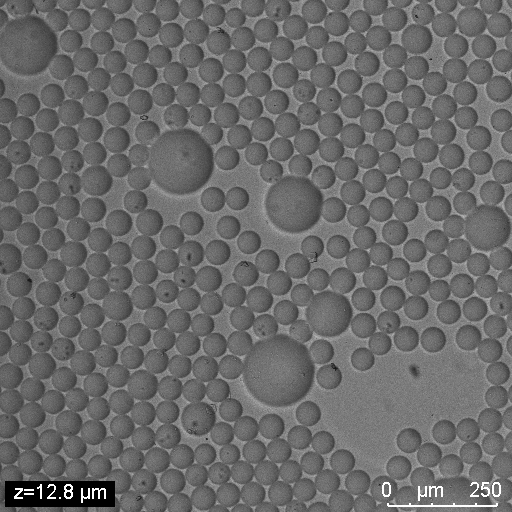
#> input picture data/input/BF image/overfocus.jpg, 512 x 512 px, found by its file name
$ python threshold_demo.py
#> lines starting #> are read from the running program, lines starting #| are printed output that depends on the picture; after the words box and inside, x2 and y2 are one past the last pixel; in counts of white or black regions, pixels touching at a corner belong together
### src/core/threshold_extractor.py
#!/usr/bin/env python3
"""
Threshold-based Pixel Extraction and Removal

This module provides threshold-based pixel extraction capabilities that can remove
pixels within specified intensity ranges. It supports various threshold methods
and can be used for selective pixel removal based on intensity values.
"""

import cv2
import numpy as np
import matplotlib.pyplot as plt
import argparse
import os
from typing import Tuple, Optional, Dict, Any, List

class ThresholdExtractor:
    """
    Threshold-based pixel extractor for removing pixels in specified intensity ranges
    """

    def __init__(self, image_path: str = None):
        """
        Initialize the threshold extractor

        Args:
            image_path: Path to input image
        """
        self.image_path = image_path
        self.original_image = None
        self.current_image = None
        self.mask = None
        self.extraction_history = []

        if image_path and os.path.exists(image_path):
            self.load_image(image_path)

    def load_image(self, image_path: str):
        """Load image for processing"""
#> called with image_path = 'data/input/overfocus.jpg'
        self.image_path = image_path
        self.original_image = cv2.imread(image_path)
#> self.original_image is the input picture: shape (512, 512, 3); min 0, max 255, mean 105.8
        if self.original_image is None:
            raise ValueError(f"Could not load image from {image_path}")

        self.current_image = self.original_image.copy()
        self.extraction_history = []
        return True

    def extract_by_intensity_range(self, min_intensity: int, max_intensity: int,
                                 removal_method: str = "black",
                                 color_space: str = "gray") -> Tuple[np.ndarray, Dict[str, Any]]:
        """
        Extract/remove pixels within specified intensity range

        Args:
            min_intensity: Minimum intensity value (0-255)
            max_intensity: Maximum intensity value (0-255)
            removal_method: How to handle extracted pixels ('black', 'white', 'transparent', 'blur', 'noise')
            color_space: Color space for analysis ('gray', 'hsv', 'lab')

        Returns:
            Tuple of (processed_image, extraction_info)
        """
#> called with min_intensity = 0, max_intensity = 50, removal_method = 'white', color_space = 'gray'
        if self.current_image is None:
            raise ValueError("No image loaded")

        # Validate intensity range
        min_intensity = max(0, min(255, int(min_intensity)))
        max_intensity = max(0, min(255, int(max_intensity)))

        if min_intensity > max_intensity:
            min_intensity, max_intensity = max_intensity, min_intensity

        # Convert to appropriate color space for analysis
        if color_space == "gray":
            analysis_image = cv2.cvtColor(self.current_image, cv2.COLOR_BGR2GRAY)
        elif color_space == "hsv":
            analysis_image = cv2.cvtColor(self.current_image, cv2.COLOR_BGR2HSV)[:,:,2]  # Use V channel
        elif color_space == "lab":
            analysis_image = cv2.cvtColor(self.current_image, cv2.COLOR_BGR2LAB)[:,:,0]  # Use L channel
        else:
            analysis_image = cv2.cvtColor(self.current_image, cv2.COLOR_BGR2GRAY)

        # Create mask for pixels in the intensity range
        self.mask = ((analysis_image >= min_intensity) & (analysis_image <= max_intensity)).astype(np.uint8) * 255
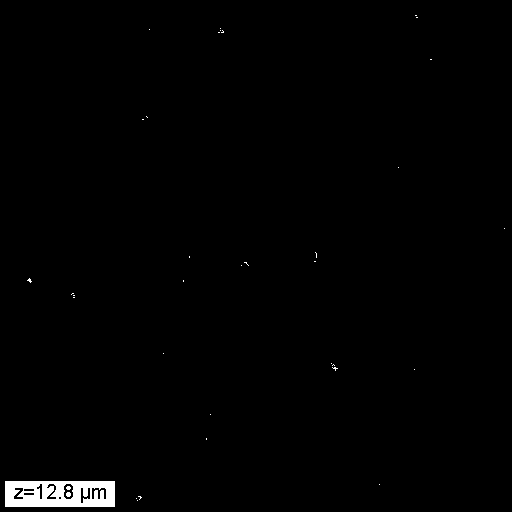
#> self.mask: shape (512, 512); 0.97% white; 36 white regions (34 under 20 px), largest, box (x1, y1, x2, y2) and area: (5, 481, 115, 507) 2410, (66, 492, 71, 497) 21

        # Apply morphological operations to clean up the mask
        kernel = cv2.getStructuringElement(cv2.MORPH_ELLIPSE, (3, 3))
        self.mask = cv2.morphologyEx(self.mask, cv2.MORPH_OPEN, kernel)
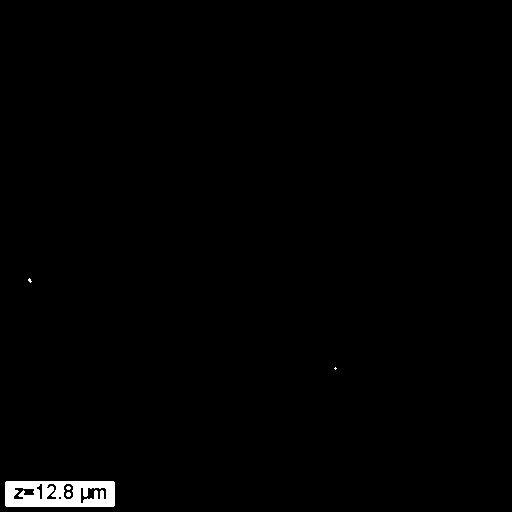
#> self.mask: shape (512, 512); 0.92% white; 5 white regions (3 under 20 px), largest, box (x1, y1, x2, y2) and area: (5, 481, 115, 507) 2357, (66, 492, 71, 497) 21
        self.mask = cv2.morphologyEx(self.mask, cv2.MORPH_CLOSE, kernel)
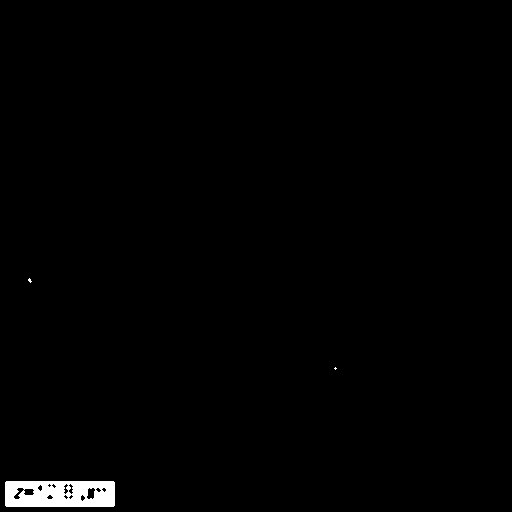
#> self.mask: shape (512, 512); 0.98% white; 3 white regions (2 under 20 px), largest, box (x1, y1, x2, y2) and area: (5, 481, 115, 507) 2550

        # Count extracted pixels
        extracted_pixels = np.sum(self.mask == 255)
#> extracted_pixels = 2566
        total_pixels = self.mask.shape[0] * self.mask.shape[1]
        extraction_percentage = (extracted_pixels / total_pixels) * 100
#> extraction_percentage = 0.979

        # Apply removal method
        result_image = self.current_image.copy()

        if removal_method == "black":
            result_image[self.mask == 255] = [0, 0, 0]
        elif removal_method == "white":
            result_image[self.mask == 255] = [255, 255, 255]
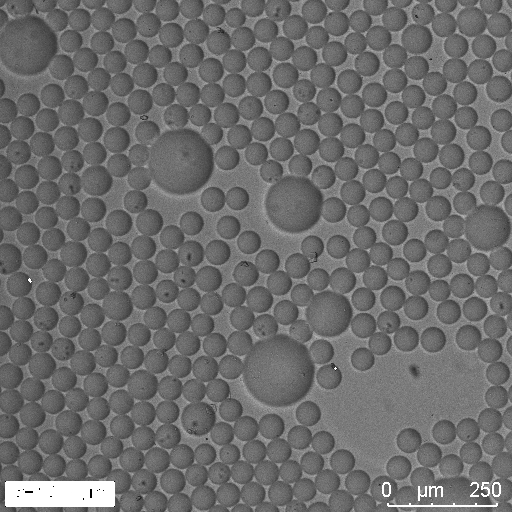
#> result_image: shape (512, 512, 3); 0.92% of pixels changed, all inside (x1, y1, x2, y2) = (5, 278, 337, 507)
        elif removal_method == "transparent":
            # Convert to RGBA if needed
            if result_image.shape[2] == 3:
                alpha_channel = np.ones(result_image.shape[:2], dtype=np.uint8) * 255
                result_image = cv2.merge([result_image, alpha_channel])
            result_image[self.mask == 255, 3] = 0  # Set alpha to 0
        elif removal_method == "blur":
            # Apply Gaussian blur to selected pixels
            blurred = cv2.GaussianBlur(self.current_image, (51, 51), 0)
            result_image[self.mask == 255] = blurred[self.mask == 255]
        elif removal_method == "noise":
            # Replace with random noise
            noise = np.random.randint(0, 256, self.current_image.shape, dtype=np.uint8)
            result_image[self.mask == 255] = noise[self.mask == 255]
        elif removal_method == "mean":
            # Replace with mean color of the image
            mean_color = np.mean(self.current_image.reshape(-1, 3), axis=0).astype(np.uint8)
            result_image[self.mask == 255] = mean_color

        # Update current image
        self.current_image = result_image

        # Create extraction info
        extraction_info = {
            'min_intensity': min_intensity,
            'max_intensity': max_intensity,
            'extracted_pixels': int(extracted_pixels),
            'total_pixels': int(total_pixels),
            'extraction_percentage': round(extraction_percentage, 2),
            'removal_method': removal_method,
            'color_space': color_space,
            'intensity_range_size': max_intensity - min_intensity + 1
        }
#> extraction_info = {'min_intensity': 0, 'max_intensity': 50, 'extracted_pixels': 2566, 'total_pixels': 262144, 'extraction_percentage': 0.98, 'removal_method': 'white', 'color_space': 'gray', 'intensity_range_size': 51}

        # Add to history
        self.extraction_history.append(extraction_info)

        return result_image, extraction_info

    def extract_by_percentile_range(self, min_percentile: float, max_percentile: float,
                                  removal_method: str = "black",
                                  color_space: str = "gray") -> Tuple[np.ndarray, Dict[str, Any]]:
        """
        Extract pixels within percentile range of intensities

        Args:
            min_percentile: Minimum percentile (0-100)
            max_percentile: Maximum percentile (0-100)
            removal_method: How to handle extracted pixels
            color_space: Color space for analysis

        Returns:
            Tuple of (processed_image, extraction_info)
        """
        if self.current_image is None:
            raise ValueError("No image loaded")

        # Convert to analysis color space
        if color_space == "gray":
            analysis_image = cv2.cvtColor(self.current_image, cv2.COLOR_BGR2GRAY)
        elif color_space == "hsv":
            analysis_image = cv2.cvtColor(self.current_image, cv2.COLOR_BGR2HSV)[:,:,2]
        elif color_space == "lab":
            analysis_image = cv2.cvtColor(self.current_image, cv2.COLOR_BGR2LAB)[:,:,0]
        else:
            analysis_image = cv2.cvtColor(self.current_image, cv2.COLOR_BGR2GRAY)

        # Calculate percentile thresholds
        min_intensity = np.percentile(analysis_image, min_percentile)
        max_intensity = np.percentile(analysis_image, max_percentile)

        return self.extract_by_intensity_range(
            int(min_intensity), int(max_intensity), removal_method, color_space
        )

    def extract_multiple_ranges(self, intensity_ranges: List[Tuple[int, int]],
                               removal_method: str = "black",
                               color_space: str = "gray") -> Tuple[np.ndarray, Dict[str, Any]]:
        """
        Extract pixels from multiple intensity ranges

        Args:
            intensity_ranges: List of (min_intensity, max_intensity) tuples
            removal_method: How to handle extracted pixels
            color_space: Color space for analysis

        Returns:
            Tuple of (processed_image, extraction_info)
        """
        if self.current_image is None:
            raise ValueError("No image loaded")

        if not intensity_ranges:
            raise ValueError("No intensity ranges provided")

        # Convert to analysis color space
        if color_space == "gray":
            analysis_image = cv2.cvtColor(self.current_image, cv2.COLOR_BGR2GRAY)
        elif color_space == "hsv":
            analysis_image = cv2.cvtColor(self.current_image, cv2.COLOR_BGR2HSV)[:,:,2]
        elif color_space == "lab":
            analysis_image = cv2.cvtColor(self.current_image, cv2.COLOR_BGR2LAB)[:,:,0]
        else:
            analysis_image = cv2.cvtColor(self.current_image, cv2.COLOR_BGR2GRAY)

        # Create combined mask from all ranges
        combined_mask = np.zeros(analysis_image.shape[:2], dtype=np.uint8)

        total_extracted = 0
        range_info = []

        for min_intensity, max_intensity in intensity_ranges:
            # Validate range
            min_intensity = max(0, min(255, int(min_intensity)))
            max_intensity = max(0, min(255, int(max_intensity)))

            if min_intensity > max_intensity:
                min_intensity, max_intensity = max_intensity, min_intensity

            # Create mask for this range
            range_mask = ((analysis_image >= min_intensity) & (analysis_image <= max_intensity)).astype(np.uint8) * 255

            # Add to combined mask
            combined_mask = cv2.bitwise_or(combined_mask, range_mask)

            # Track range info
            range_pixels = np.sum(range_mask == 255)
            total_extracted += range_pixels
            range_info.append({
                'min_intensity': min_intensity,
                'max_intensity': max_intensity,
                'pixels': int(range_pixels)
            })

        # Clean up combined mask
        kernel = cv2.getStructuringElement(cv2.MORPH_ELLIPSE, (3, 3))
        combined_mask = cv2.morphologyEx(combined_mask, cv2.MORPH_OPEN, kernel)
        combined_mask = cv2.morphologyEx(combined_mask, cv2.MORPH_CLOSE, kernel)

        self.mask = combined_mask

        # Apply removal method
        result_image = self.current_image.copy()

        if removal_method == "black":
            result_image[self.mask == 255] = [0, 0, 0]
        elif removal_method == "white":
            result_image[self.mask == 255] = [255, 255, 255]
        elif removal_method == "transparent":
            if result_image.shape[2] == 3:
                alpha_channel = np.ones(result_image.shape[:2], dtype=np.uint8) * 255
                result_image = cv2.merge([result_image, alpha_channel])
            result_image[self.mask == 255, 3] = 0
        elif removal_method == "blur":
            blurred = cv2.GaussianBlur(self.current_image, (51, 51), 0)
            result_image[self.mask == 255] = blurred[self.mask == 255]
        elif removal_method == "noise":
            noise = np.random.randint(0, 256, self.current_image.shape, dtype=np.uint8)
            result_image[self.mask == 255] = noise[self.mask == 255]

        # Update current image
        self.current_image = result_image

        # Calculate statistics
        total_pixels = self.mask.shape[0] * self.mask.shape[1]
        final_extracted = np.sum(self.mask == 255)
        extraction_percentage = (final_extracted / total_pixels) * 100

        extraction_info = {
            'ranges': range_info,
            'total_extracted_pixels': int(final_extracted),
            'total_pixels': int(total_pixels),
            'extraction_percentage': round(extraction_percentage, 2),
            'removal_method': removal_method,
            'color_space': color_space,
            'num_ranges': len(intensity_ranges)
        }

        self.extraction_history.append(extraction_info)

        return result_image, extraction_info

    def get_intensity_histogram(self, color_space: str = "gray") -> Tuple[np.ndarray, np.ndarray]:
        """
        Get intensity histogram of current image

        Args:
            color_space: Color space for analysis

        Returns:
            Tuple of (histogram_values, bin_edges)
        """
        if self.current_image is None:
            raise ValueError("No image loaded")

        if color_space == "gray":
            analysis_image = cv2.cvtColor(self.current_image, cv2.COLOR_BGR2GRAY)
        elif color_space == "hsv":
            analysis_image = cv2.cvtColor(self.current_image, cv2.COLOR_BGR2HSV)[:,:,2]
        elif color_space == "lab":
            analysis_image = cv2.cvtColor(self.current_image, cv2.COLOR_BGR2LAB)[:,:,0]
        else:
            analysis_image = cv2.cvtColor(self.current_image, cv2.COLOR_BGR2GRAY)

        hist, bins = np.histogram(analysis_image.flatten(), bins=256, range=[0, 256])
        return hist, bins

    def visualize_extraction(self, save_path: str = None, show_histogram: bool = True) -> str:
        """
        Create visualization of the extraction process

        Args:
            save_path: Path to save visualization
            show_histogram: Whether to include histogram

        Returns:
            Path to saved visualization
        """
        if self.current_image is None or self.mask is None:
            raise ValueError("No extraction has been performed")

        # Create visualization
        if show_histogram:
            fig, axes = plt.subplots(2, 3, figsize=(15, 10))
            hist_ax = axes[1, 2]
        else:
            fig, axes = plt.subplots(1, 3, figsize=(15, 5))
            axes = axes.reshape(1, -1)

        # Original image
        axes[0, 0].imshow(cv2.cvtColor(self.original_image, cv2.COLOR_BGR2RGB))
        axes[0, 0].set_title('Original Image')
        axes[0, 0].axis('off')

        # Extraction mask
        axes[0, 1].imshow(self.mask, cmap='gray')
        axes[0, 1].set_title('Extraction Mask\n(White = Extracted)')
        axes[0, 1].axis('off')

        # Result image
        if self.current_image.shape[2] == 4:  # RGBA
            # Handle transparent images
            result_display = cv2.cvtColor(self.current_image, cv2.COLOR_BGRA2RGBA)
        else:
            result_display = cv2.cvtColor(self.current_image, cv2.COLOR_BGR2RGB)

        axes[0, 2].imshow(result_display)
        axes[0, 2].set_title('Result Image')
        axes[0, 2].axis('off')

        if show_histogram:
            # Show histogram with extraction range
            hist, bins = self.get_intensity_histogram()
            hist_ax.plot(bins[:-1], hist, color='blue', alpha=0.7)
            hist_ax.set_title('Intensity Histogram')
            hist_ax.set_xlabel('Intensity Value')
            hist_ax.set_ylabel('Pixel Count')
            hist_ax.grid(True, alpha=0.3)

            # Highlight extracted ranges if available
            if self.extraction_history:
                last_extraction = self.extraction_history[-1]
                if 'min_intensity' in last_extraction:
                    min_int = last_extraction['min_intensity']
                    max_int = last_extraction['max_intensity']
                    hist_ax.axvspan(min_int, max_int, alpha=0.3, color='red',
                                  label=f'Extracted Range: {min_int}-{max_int}')
                    hist_ax.legend()
                elif 'ranges' in last_extraction:
                    # Multiple ranges
                    for i, range_info in enumerate(last_extraction['ranges']):
                        min_int = range_info['min_intensity']
                        max_int = range_info['max_intensity']
                        color = plt.cm.Set1(i % 9)
                        hist_ax.axvspan(min_int, max_int, alpha=0.3, color=color,
                                      label=f'Range {i+1}: {min_int}-{max_int}')
                    hist_ax.legend()

            # Hide empty subplots
            for i in range(1, 2):
                for j in range(0, 2):
                    axes[i, j].axis('off')

        plt.tight_layout()

        # Save visualization
        if save_path is None:
            from datetime import datetime
            timestamp = datetime.now().strftime("%Y%m%d_%H%M%S")
            save_path = f"threshold_extraction_visualization_{timestamp}.png"

        plt.savefig(save_path, dpi=300, bbox_inches='tight')
        plt.close()

        return save_path

    def reset_to_original(self):
        """Reset image to original state"""
        if self.original_image is not None:
            self.current_image = self.original_image.copy()
            self.mask = None
            self.extraction_history = []
            return True
        return False

    def save_result(self, output_path: str):
        """Save current processed image"""
        if self.current_image is not None:
            cv2.imwrite(output_path, self.current_image)
            return True
        return False

# [60 lines left out: function main, not called in this run]

# [2 lines that do not run on import are left out]

### tools/threshold_demo.py
#!/usr/bin/env python3
"""
Threshold Extraction Demo

This script demonstrates the threshold extraction functionality
with various examples and use cases.
"""

import sys
import os
sys.path.append(os.path.dirname(os.path.dirname(os.path.abspath(__file__))))

from src.core.threshold_extractor import ThresholdExtractor
import cv2
import numpy as np

def demo_basic_threshold_extraction():
    """Demonstrate basic threshold-based pixel removal"""
    print("=== Basic Threshold Extraction Demo ===")

    # Use the default image
    image_path = "data/input/overfocus.jpg"

    if not os.path.exists(image_path):
        print(f"Image not found: {image_path}")
        print("Please ensure you have an image in the data/input/ directory")
        return

    # Initialize extractor
    extractor = ThresholdExtractor(image_path)

    # Demo 1: Remove dark pixels (shadows)
    print("\n1. Removing dark pixels (0-50 intensity):")
    result, info = extractor.extract_by_intensity_range(0, 50, "white", "gray")
#> info has the same summary as extraction_info in extract_by_intensity_range
    print(f"   Removed {info['extracted_pixels']:,} pixels ({info['extraction_percentage']:.2f}%)")
#|    Removed 2,566 pixels (0.98%)
    extractor.save_result("results/threshold_demo_remove_dark.png")
    print("   Result saved: results/threshold_demo_remove_dark.png")

    # Reset image
    extractor.reset_to_original()

    # Demo 2: Remove bright pixels (highlights)
    print("\n2. Removing bright pixels (200-255 intensity):")
    result, info = extractor.extract_by_intensity_range(200, 255, "black", "gray")
#> call 2 of extract_by_intensity_range, with min_intensity = 200, max_intensity = 255, removal_method = 'black', color_space = 'gray'
#> in extract_by_intensity_range (call 2), `self.mask = ((analysis_image >= min_intensity) & (analysis_image <= ma..`:
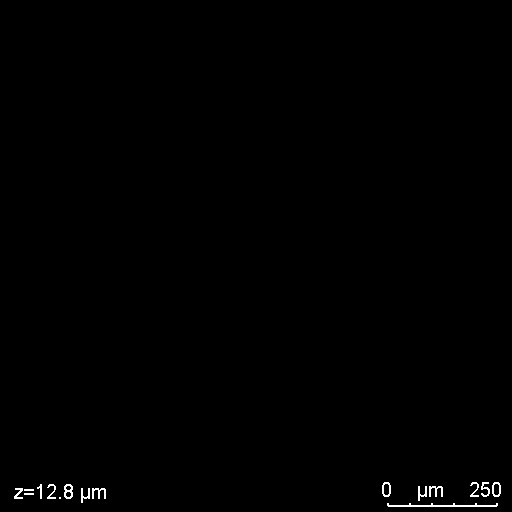
#> self.mask: shape (512, 512); 0.4% white in thin lines or dots, all inside (x1, y1, x2, y2) = (14, 482, 501, 507)
#> in extract_by_intensity_range (call 2), `self.mask = cv2.morphologyEx(self.mask, cv2.MORPH_OPEN, kernel)`:
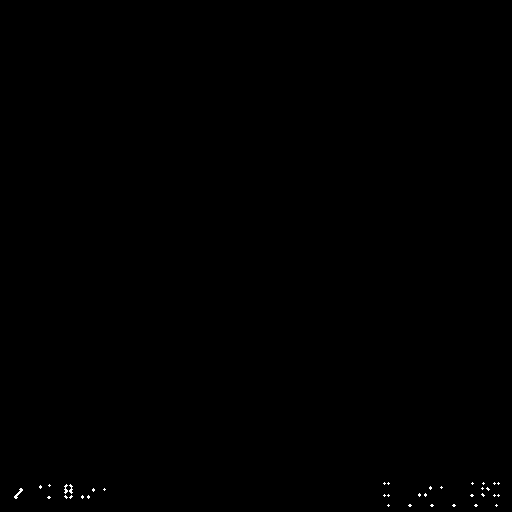
#> self.mask: shape (512, 512); 0.11% white in thin lines or dots, all inside (x1, y1, x2, y2) = (14, 482, 500, 507)
#> in extract_by_intensity_range (call 2), `extracted_pixels = np.sum(self.mask == 255)`: extracted_pixels = 293
#> in extract_by_intensity_range (call 2), `extraction_percentage = (extracted_pixels / total_pixels) * 100`: extraction_percentage = 0.112
#> in extract_by_intensity_range (call 2), `result_image[self.mask == 255] = [0, 0, 0]`:
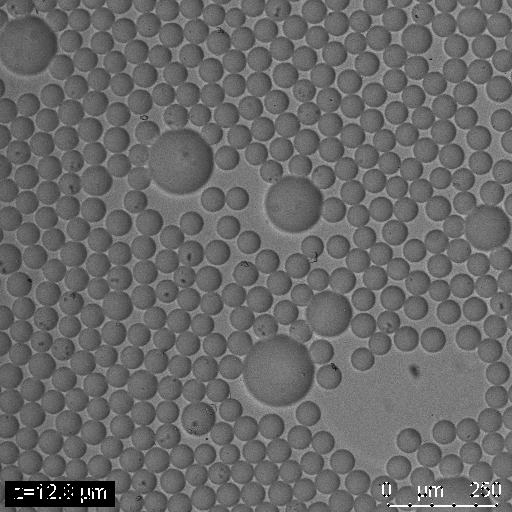
#> result_image: shape (512, 512, 3); 0.11% of pixels changed, all inside (x1, y1, x2, y2) = (14, 482, 500, 507)
#> in extract_by_intensity_range (call 2), `extraction_info = { 'min_intensity': min_intensity, 'max_intensity': m..`: extraction_info = {'min_intensity': 200, 'max_intensity': 255, 'extracted_pixels': 293, 'total_pixels': 262144, 'extraction_percentage': 0.11, 'removal_method': 'black', 'color_space': 'gray', 'intensity_range_size': 56}
#> info has the same summary as extraction_info in extract_by_intensity_range
#> (the rest of the program and of its run is left out)
